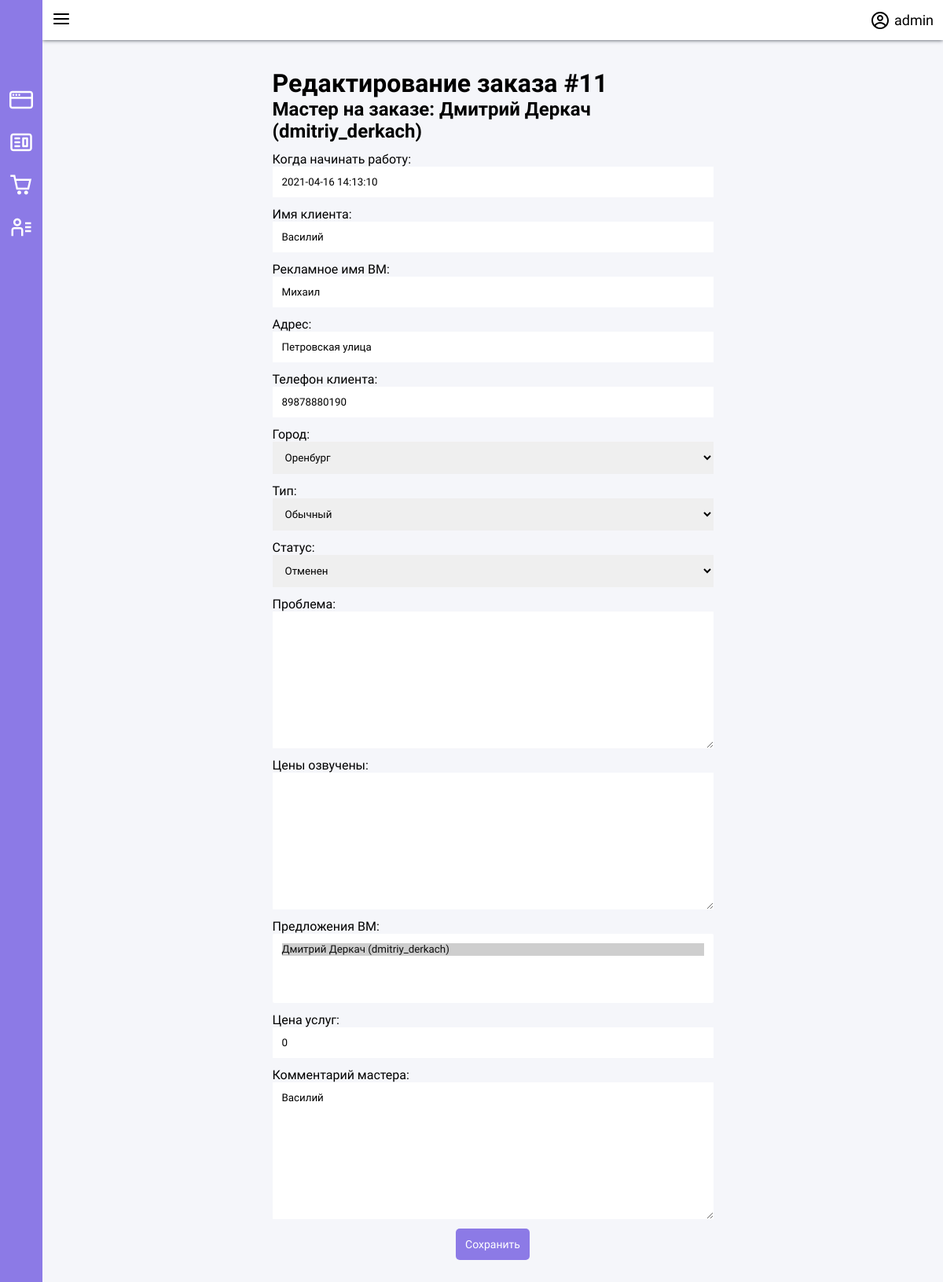
The app's page /orders/11 (signed in) with its own data.
### app/models.py (models this page shows, shortened)
class User(AbstractUser):
    pass

class Order(models.Model):
    class Meta:
        verbose_name = "Заказ"
        verbose_name_plural = "Заказы"
    TypeChoice = (
        ('G', 'Гарантия'),
        ('N', 'Обычный'),
    )
    StatusChoice = (
        ('R', 'Готово'),
        ('W', 'Ждет'),
        ('C', 'Отменен'),
        ('J', 'В работе'),
        ('M', 'Модернизация')
    )
    create_date = models.DateTimeField(verbose_name='Дата и время создания заказа.', auto_now_add=True)
    working_date = models.DateTimeField(verbose_name='Когда начинать работу', blank=True, default=timezone.now()+timezone.timedelta(hours=1))
    closing_date = models.DateTimeField(verbose_name='Дата и время закрытия заказа.', null=True, blank=True)
    client_name = models.CharField(max_length=256, verbose_name='Имя клиента', blank=True, default='')
    master_advert_name = models.CharField(max_length=128,verbose_name='Рекламное имя ВМ', blank=True, null=True)
    client_adress = models.CharField(max_length=256, verbose_name='Адрес', blank=True, default='')
    client_phone = models.CharField(max_length=128, verbose_name='Телефон клиента', blank=True, default='')
    client_city = models.ForeignKey(
        to=City,
        related_name='client_city',
        related_query_name='client_cities',
        verbose_name='Город',
        blank=True,
        null=True,
        on_delete=models.SET_NULL
    )
    order_type = models.CharField(max_length=1, verbose_name='Тип', choices=TypeChoice, default='N')
    order_status = models.CharField(max_length=1, verbose_name='Статус', choices=StatusChoice, default='W')
    comment = models.TextField(verbose_name='Проблема', blank=True, default='')
    announced_amounts = models.TextField(verbose_name='Цены озвучены', blank=True, default='')
    master = models.ForeignKey(
        TelegramProfile,
        on_delete=models.SET_NULL,
        related_name='orders',
        related_query_name='order',
        limit_choices_to={'is_master': True},
        verbose_name='ВМ',
        blank=True,
        null=True
    )
    master_requests = models.ManyToManyField(
        TelegramProfile,
        related_name='orders_request',
        related_query_name='order_request',
        limit_choices_to={'is_master': True},
        blank=True,
        verbose_name='Предложения ВМ',
    )
    amount = models.PositiveIntegerField(verbose_name='Цена услуг', default=0)
    master_comment = models.TextField(verbose_name='Комментарий мастера', blank=True, default='')

class TelegramProfile(models.Model):
    class Meta:
        verbose_name = "Телеграм профиль"
        verbose_name_plural = "Телеграм профиля"
    telegram_first_name = models.CharField(
        max_length=128, verbose_name='Имя')
    telegram_last_name = models.CharField(
        max_length=128, verbose_name='Фамилия', blank=True, null=True)
    telegram_username = models.CharField(
        max_length=128, verbose_name='Telegram имя пользователя', blank=True, null=True)
    telegram_chat_id = models.CharField(max_length=128, verbose_name='Telegram id чата', unique=True)
    is_master = models.BooleanField(verbose_name='Является мастером?', blank=True, default=False)
    is_operator = models.BooleanField(verbose_name='Является оператором?', blank=True, default=False)
    def __str__(self):
        string = self.telegram_first_name + ' ' + self.telegram_last_name
        if self.telegram_username:
            string += ' (' + self.telegram_username + ')'
        return string

### app/views.py (the view, shortened to what this page needs)
# urls.py: path('orders/<int:pk>', views.OrderUpdateView.as_view(), name='orders/detail'),
class OrderUpdateView(LoginRequiredMixin, UpdateView):
    login_url = reverse_lazy('login')
    redirect_field_name = 'login'
    template_name = 'order_detail.html'
    model = models.Order
    form_class = forms.OrderUpdateForm

### app/forms.py
class OrderUpdateForm(forms.ModelForm):
    class Meta:
        model = models.Order
        fields = '__all__'
        exclude = ['closing_date', 'master']
    def __init__(self, *args, **kwargs):
        super().__init__(*args, **kwargs)
        self.fields['working_date'].widget.attrs['type'] = 'datetime-local'

### app/models.py (called while the page is built)
    def __str__(self):
        return self.title

### templates/order_detail.html (shortened to what this page needs)
{% extends 'base.html' %}
{% block content %}
<div class="container pb-5">
    <div class="form_wrapper">
        <h1>Редактирование заказа #{{ order.id }}</h1>
        {% if order.master %}
        <h2>Мастер на заказе: {{ order.master }}</h2>
        {% endif %}
        <form method="POST">
            {{form}}
            <input type="submit" value="Сохранить">
        </form>
    </div>
</div>
{% endblock %}

### templates/base.html (shortened to what this page needs)
{% load static %}
<!DOCTYPE html>
<html lang="en">
<head>
    <link rel="stylesheet" href="{% static 'css/main.css' %}">
    <link rel="stylesheet" href="{% static 'css/header.css' %}">
    <link rel="stylesheet" href="{% static 'css/sidebar.css' %}">
    <link rel="stylesheet" href="{% static 'css/grid.css' %}">
    <link rel="stylesheet" href="{% static 'css/tags/warning.css' %}">
    <link rel="stylesheet" href="{% static 'css/forms.css' %}">
    <link rel="stylesheet" href="{% static 'css/masters.css' %}">
    <link rel="stylesheet" href="{% static 'css/paginator.css' %}">
</head>
<body>
    {% include 'components/sidebar.html' %}
    <div class="wrapper">
        <nav class="header p-3">
            <button class="burger_toggle">
            </button>
            <a class="profile f-row" href="{% url 'profile' request.user.id %}">
                <span>{{ request.user.username }}</span>
            </a>
        </nav>
        {% block content %}
        {% endblock %}
        {% load my_tags %}
    </div>
</body>
</html>

### templates/components/sidebar.html (shortened to what this page needs)
{% load static %}
<div id="sidebar">
    <nav>
        {% if request.user.is_superuser %}
        <a class="sidebar_button" href="/admin" title="Админка">
        </a>
        {% endif %}
        <a class="sidebar_button" href="{% url 'index' %}" title="Главная">
        </a>
        <a class="sidebar_button" href="{% url 'orders' %}" title="Заказы">
        </a>
        <a class="sidebar_button" href="{% url 'masters' %}" title="Мастера">
        </a>
    </nav>
</div>

### app/static/css/main.css (style rules this page uses)
* { font-family: 'Montserrat', sans-serif; padding: 0; margin: 0; --main-pink-color: #8C7AE6; --main-bg-color: #f5f6fa; }
html, body { width: 100%; height: 100%; overflow-y: hidden; display: flex; }
button, a { background: none; border: none; padding: 0px; margin: 0px; cursor: pointer; outline: none; border-radius: 5px; transition: 0.2s; text-decoration: none; color: black; }
.wrapper { height: 100%; width: 100%; display: flex; flex-direction: column; background: var(--main-bg-color); }
.container { width: 100%; height: 100%; box-sizing: border-box; overflow-y: auto; padding: 12px; }
.f-row { display: flex; flex-direction: row; justify-content: center; align-items: center; }

### app/static/css/header.css (style rules this page uses)
.header { display: flex; flex-direction: row; align-items: center; justify-content: space-between; background: white; box-shadow: 0px 0px 5px #353b48; z-index: 9998; }
.profile { font-size: 18px; padding: 12px; }
.profile span { margin-left: 6px; }

### app/static/css/sidebar.css (style rules this page uses)
#sidebar { display: flex; flex-direction: column; background: var(--main-pink-color); z-index: 9999; }
#sidebar svg { width: 30px; height: 30px; }
#sidebar nav { margin-top: 100px; }
.burger_toggle { color: black; width: fit-content !important; padding: 12px; transition: 0.3s; }
#sidebar .sidebar_button { display: flex; align-items: center; width: 100%; box-sizing: border-box; padding: 12px; color: white; font-weight: 500; cursor: pointer; border-radius: 50px; transition: 0.2s; }
#sidebar .sidebar_button * { cursor: pointer; }

### app/static/css/forms.css (style rules this page uses)
div.form_wrapper { width: 50% !important; margin-left: auto; margin-right: auto; padding: 24px; }
form { display: flex; flex-direction: column; }
form input, form select, form textarea { border: none !important; outline: none !important; padding: 12px; }
form label { margin-top: 12px; }
form input[type='submit'] { background: var(--main-pink-color); color: white; font-weight: 500; font-size: 14px; width: fit-content; margin: auto; margin-top: 12px; border-radius: 5px; cursor: pointer; }

### records on screen
User: user.username "admin"
Order: id "11", master "Дмитрий Деркач (dmitriy_derkach)", working_date "2021-04-16 14:13:10", client_name "Василий", master_advert_name "Михаил", client_adress "Петровская улица", client_phone "89878880190", client_city "Оренбург", order_type "Обычный", order_status "Отменен", amount "0", master_comment "Василий"
